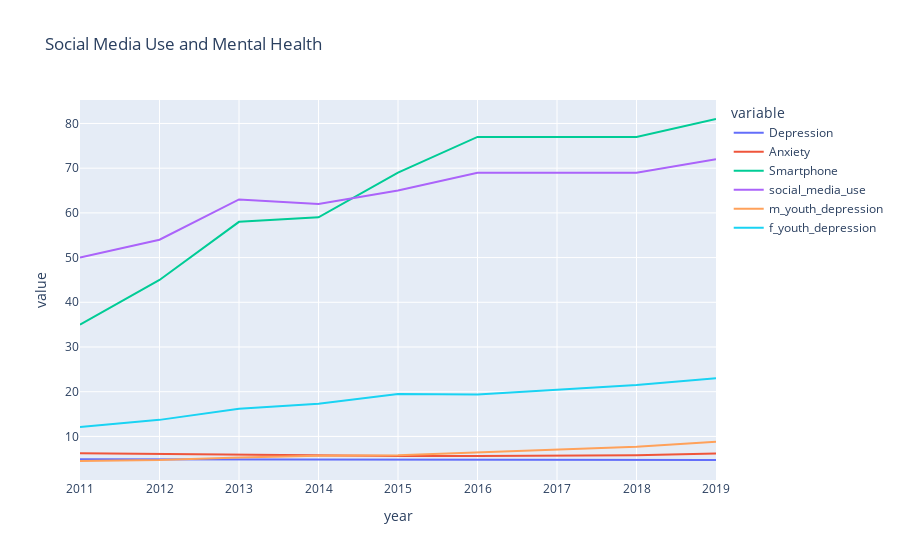

Source (notebook cell):
### Code cell
px.line(melted_master,x='year',y='value',color='variable',title='Social Media Use and Mental Health')

### Figure 1 — Plotly figure (JSON) as saved in the notebook; plotly's stock layout.template omitted (floating-point values rounded to 4 significant figures)
{"data": [{"hovertemplate": "variable=Depression<br>year=%{x}<br>value=%{y}<extra></extra>", "legendgroup": "Depression", "line": {"color": "#636efa", "dash": "solid"}, "marker": {"symbol": "circle"}, "mode": "lines", "name": "Depression", "orientation": "v", "showlegend": true, "type": "scatter", "x": [2011, 2012, 2013, 2014, 2015, 2016, 2018, 2019], "xaxis": "x", "y": [4.91, 4.87, 4.83, 4.78, 4.75, 4.74, 4.73, 4.73], "yaxis": "y"}, {"hovertemplate": "variable=Anxiety<br>year=%{x}<br>value=%{y}<extra></extra>", "legendgroup": "Anxiety", "line": {"color": "#EF553B", "dash": "solid"}, "marker": {"symbol": "circle"}, "mode": "lines", "name": "Anxiety", "orientation": "v", "showlegend": true, "type": "scatter", "x": [2011, 2012, 2013, 2014, 2015, 2016, 2018, 2019], "xaxis": "x", "y": [6.22, 6.03, 5.84, 5.68, 5.61, 5.6, 5.79, 6.16], "yaxis": "y"}, {"hovertemplate": "variable=Smartphone<br>year=%{x}<br>value=%{y}<extra></extra>", "legendgroup": "Smartphone", "line": {"color": "#00cc96", "dash": "solid"}, "marker": {"symbol": "circle"}, "mode": "lines", "name": "Smartphone", "orientation": "v", "showlegend": true, "type": "scatter", "x": [2011, 2012, 2013, 2014, 2015, 2016, 2018, 2019], "xaxis": "x", "y": [35, 45, 58.0, 59, 69, 77, 77, 81], "yaxis": "y"}, {"hovertemplate": "variable=social_media_use<br>year=%{x}<br>value=%{y}<extra></extra>", "legendgroup": "social_media_use", "line": {"color": "#ab63fa", "dash": "solid"}, "marker": {"symbol": "circle"}, "mode": "lines", "name": "social_media_use", "orientation": "v", "showlegend": true, "type": "scatter", "x": [2011, 2012, 2013, 2014, 2015, 2016, 2018, 2019], "xaxis": "x", "y": [50, 54, 63, 62, 65, 69, 69, 72], "yaxis": "y"}, {"hovertemplate": "variable=m_youth_depression<br>year=%{x}<br>value=%{y}<extra></extra>", "legendgroup": "m_youth_depression", "line": {"color": "#FFA15A", "dash": "solid"}, "marker": {"symbol": "circle"}, "mode": "lines", "name": "m_youth_depression", "orientation": "v", "showlegend": true, "type": "scatter", "x": [2011, 2012, 2013, 2014, 2015, 2016, 2018, 2019], "xaxis": "x", "y": [4.5, 4.7, 5.3, 5.7, 5.8, 6.4, 7.7, 8.8], "yaxis": "y"}, {"hovertemplate": "variable=f_youth_depression<br>year=%{x}<br>value=%{y}<extra></extra>", "legendgroup": "f_youth_depression", "line": {"color": "#19d3f3", "dash": "solid"}, "marker": {"symbol": "circle"}, "mode": "lines", "name": "f_youth_depression", "orientation": "v", "showlegend": true, "type": "scatter", "x": [2011, 2012, 2013, 2014, 2015, 2016, 2018, 2019], "xaxis": "x", "y": [12.1, 13.7, 16.2, 17.3, 19.5, 19.4, 21.5, 23], "yaxis": "y"}], "layout": {"legend": {"title": {"text": "variable"}, "tracegroupgap": 0}, "title": {"text": "Social Media Use and Mental Health"}, "xaxis": {"anchor": "y", "domain": [0, 1], "title": {"text": "year"}}, "yaxis": {"anchor": "x", "domain": [0, 1], "title": {"text": "value"}}}}
